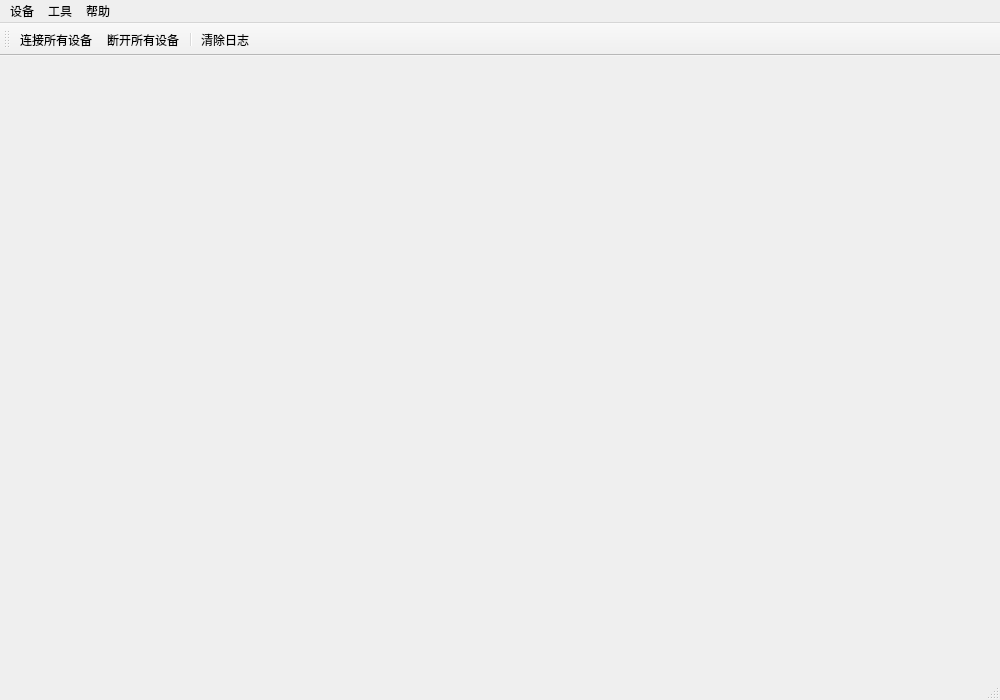
<?xml version="1.0" encoding="UTF-8"?>
<ui version="4.0">
 <class>MainWindow</class>
 <widget class="QMainWindow" name="MainWindow">
  <property name="geometry">
   <rect>
    <x>0</x>
    <y>0</y>
    <width>1000</width>
    <height>700</height>
   </rect>
  </property>
  <property name="windowTitle">
   <string>设备通信管理器</string>
  </property>
  <property name="minimumSize">
   <size>
    <width>800</width>
    <height>600</height>
   </size>
  </property>
  <widget class="QWidget" name="centralwidget">
   <property name="sizePolicy">
    <sizepolicy hsizetype="Expanding" vsizetype="Expanding">
     <horstretch>0</horstretch>
     <verstretch>0</verstretch>
    </sizepolicy>
   </property>
  </widget>
  <widget class="QMenuBar" name="menubar">
   <property name="geometry">
    <rect>
     <x>0</x>
     <y>0</y>
     <width>1000</width>
     <height>22</height>
    </rect>
   </property>
   <widget class="QMenu" name="menu_device">
    <property name="title">
     <string>设备</string>
    </property>
    <addaction name="action_connect_all"/>
    <addaction name="action_disconnect_all"/>
    <addaction name="separator"/>
   </widget>
   <widget class="QMenu" name="menu_tools">
    <property name="title">
     <string>工具</string>
    </property>
    <addaction name="action_clear_log"/>
   </widget>
   <widget class="QMenu" name="menu_help">
    <property name="title">
     <string>帮助</string>
    </property>
    <addaction name="action_about"/>
   </widget>
   <addaction name="menu_device"/>
   <addaction name="menu_tools"/>
   <addaction name="menu_help"/>
  </widget>
  <widget class="QStatusBar" name="statusbar"/>
  <widget class="QToolBar" name="toolbar">
   <property name="windowTitle">
    <string>工具栏</string>
   </property>
   <attribute name="toolBarArea">
    <enum>TopToolBarArea</enum>
   </attribute>
   <attribute name="toolBarBreak">
    <bool>false</bool>
   </attribute>
   <addaction name="action_connect_all"/>
   <addaction name="action_disconnect_all"/>
   <addaction name="separator"/>
   <addaction name="action_clear_log"/>
  </widget>
  <action name="action_connect_all">
   <property name="text">
    <string>连接所有设备</string>
   </property>
   <property name="toolTip">
    <string>连接所有已配置的设备</string>
   </property>
  </action>
  <action name="action_disconnect_all">
   <property name="text">
    <string>断开所有设备</string>
   </property>
   <property name="toolTip">
    <string>断开所有已连接的设备</string>
   </property>
  </action>
  <action name="action_clear_log">
   <property name="text">
    <string>清除日志</string>
   </property>
   <property name="toolTip">
    <string>清除日志窗口的内容</string>
   </property>
  </action>
  <action name="action_about">
   <property name="text">
    <string>关于</string>
   </property>
   <property name="toolTip">
    <string>显示关于对话框</string>
   </property>
  </action>
 </widget>
 <resources/>
 <connections/>
</ui> 
